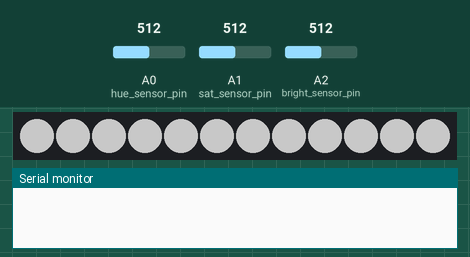
Bench run of a sketch on a simulated Arduino Uno, built with avr-gcc and run on an emulated ATmega328P. On the bench: 12 RGB LEDs in strip order, left to right, the last lines printed to the serial monitor. Inputs (shaded band) come from the test bench; at power-on: A2 (bright_sensor_pin) = 512, A1 (sat_sensor_pin) = 512, A0 (hue_sensor_pin) = 512. Dim RGB values are drawn brighter than linear.

Above: at 0.1 s.
1.8 s: A2 (bright_sensor_pin) set to 716
3.3 s: A1 (sat_sensor_pin) set to 122
At 3.9 s:
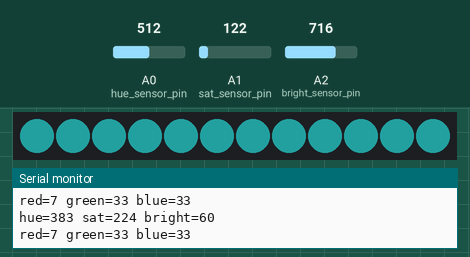
4.9 s: A0 (hue_sensor_pin) set to 122
At 6.1 s:
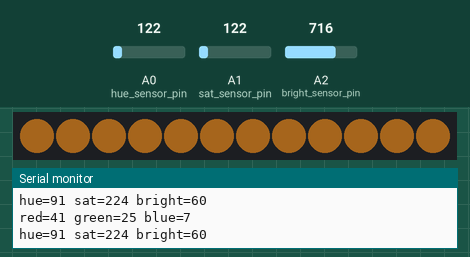
6.4 s: A0 (hue_sensor_pin) set to 0
At 7.0 s:
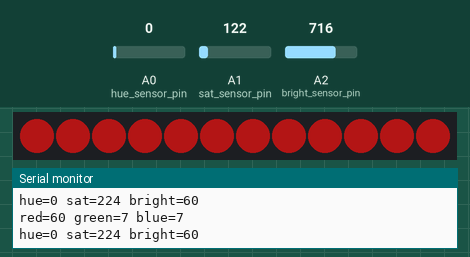
7.9 s: A0 (hue_sensor_pin) set to 266
At 8.5 s:
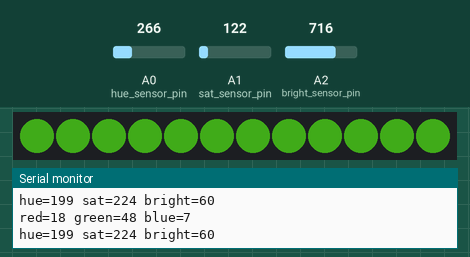
9.4 s: A0 (hue_sensor_pin) set to 716
At 10.4 s:
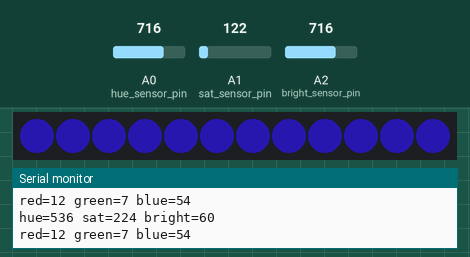
Timing chart, 0 to 11.9 s (numbered marks = the images above; inputs shaded):
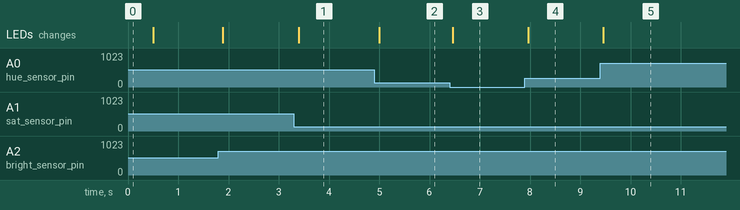

Measured:
- after the input at 3.3 s, the LEDs: change after 0.10 s (image 1)
- after the input at 4.9 s, the LEDs: change after 0.10 s (image 2)
- after the input at 6.4 s, the LEDs: change after 0.06 s (image 3)
- after the input at 7.9 s, the LEDs: change after 0.07 s (image 4)
- after the input at 9.4 s, the LEDs: change after 0.06 s (image 5)

The sketch:

hsb-led-strip.ino
```cpp
// set each pixel to one color on the color wheel
#include <Adafruit_NeoPixel.h>
#define LEDPIN 12 // connect the Data from the strip to this pin on the Arduino
#define NUMBER_PIXELS 12 // the number of pixels in your LED strip
Adafruit_NeoPixel strip = Adafruit_NeoPixel(NUMBER_PIXELS, LEDPIN, NEO_GRB + NEO_KHZ800);

int colorIncrment = 255/NUMBER_PIXELS;  // 1/12th of the way into the color wheel
int hue_sensor_pin = A0;
int sat_sensor_pin = A1;
int bright_sensor_pin = A2;
uint16_t hue_value;
uint8_t sat_value;
uint8_t bright_value;
uint8_t rgb_values[3];

void setup() {
  pinMode(LEDPIN, OUTPUT);
  pinMode(hue_sensor_pin, INPUT);
  pinMode(sat_sensor_pin, INPUT);
  pinMode(bright_sensor_pin, INPUT);
  analogReference(EXTERNAL);
  strip.begin(); // initialize the strip
  // show a white test pattern
  for (int i=0; i<=NUMBER_PIXELS; i++) {
    strip.setPixelColor(i, 100, 100, 100);
  }
  strip.show();
  Serial.begin(9600);
  delay(500);
}

void loop() {
  // values should be from 0-1024
   hue_value = analogRead(hue_sensor_pin);
   sat_value = analogRead(sat_sensor_pin);
   bright_value = analogRead(bright_sensor_pin);

   hue_value = map(hue_value, 0, 1023, 0, 767);
   sat_value = map(sat_value, 0, 65, 0, 256);
   bright_value = map(bright_value, 0, 63, 0, 256);

   Serial.print("hue=");
   Serial.print(hue_value);
   Serial.print(" sat=");
   Serial.print(sat_value);
   Serial.print(" bright=");
   Serial.println(bright_value);

   // do conversion
   hsb2rgb(hue_value, sat_value, bright_value, rgb_values);

   Serial.print("red=");
   Serial.print(rgb_values[0]);
   Serial.print(" green=");
   Serial.print(rgb_values[1]);
   Serial.print(" blue=");
   Serial.println(rgb_values[2]);
   Serial.println("");

   for (int i=0; i<=NUMBER_PIXELS; i++) {
      strip.setPixelColor(i, rgb_values[0], rgb_values[1], rgb_values[2]);
   }
   strip.show();
}

void hsb2rgb(uint16_t index, uint8_t sat, uint8_t bright, uint8_t color[3])
{
	uint16_t r_temp, g_temp, b_temp;
	uint8_t index_mod;
	uint8_t inverse_sat = (sat ^ 255);

	index = index % 768;
	index_mod = index % 256;

	if (index < 256)
	{
		r_temp = index_mod ^ 255;
		g_temp = index_mod;
		b_temp = 0;
	}

	else if (index < 512)
	{
		r_temp = 0;
		g_temp = index_mod ^ 255;
		b_temp = index_mod;
	}

	else if ( index < 768)
	{
		r_temp = index_mod;
		g_temp = 0;
		b_temp = index_mod ^ 255;
	}

	else
	{
		r_temp = 0;
		g_temp = 0;
		b_temp = 0;
	}

	r_temp = ((r_temp * sat) / 255) + inverse_sat;
	g_temp = ((g_temp * sat) / 255) + inverse_sat;
	b_temp = ((b_temp * sat) / 255) + inverse_sat;

	r_temp = (r_temp * bright) / 255;
	g_temp = (g_temp * bright) / 255;
	b_temp = (b_temp * bright) / 255;

	color[0] 	= (uint8_t)r_temp;
	color[1]	= (uint8_t)g_temp;
	color[2]	= (uint8_t)b_temp;
}


void hsb2rgbAN2(uint16_t index, uint8_t sat, uint8_t bright, uint8_t color[3]) {
    uint8_t temp[5], n = (index >> 8) % 3;
// %3 not needed if input is constrained, but may be useful for color cycling and/or if modulo constant is fast
    uint8_t x = ((((index & 255) * sat) >> 8) * bright) >> 8;
// shifts may be added for added speed and precision at the end if fast 32 bit calculation is available
    uint8_t s = ((256 - sat) * bright) >> 8;
    temp[0] = temp[3] =              s;
    temp[1] = temp[4] =          x + s;
    temp[2] =          bright - x    ;
    color[0]  = temp[n + 2];
    color[1] = temp[n + 1];
    color[2]  = temp[n    ];
}
```
